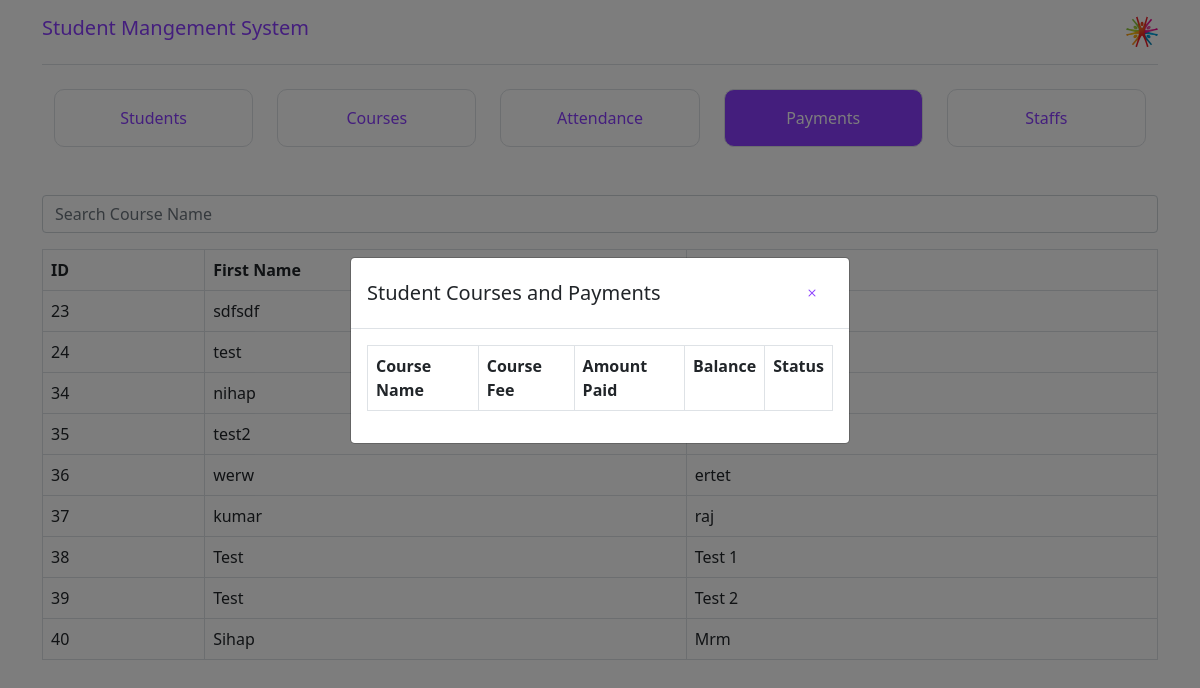
The page /admin/payments.php?student_id=23 (signed in) on the database its author committed.
### tables this page shows
CREATE TABLE `Students` (
  `StudentID` int(11) NOT NULL,
  `FirstName` varchar(50) DEFAULT NULL,
  `LastName` varchar(50) DEFAULT NULL,
  `Email` varchar(100) DEFAULT NULL,
  `Status` varchar(20) DEFAULT NULL,
  `PasswordHash` varchar(255) DEFAULT NULL
);

### admin/payments.php (the view, shortened to what this page needs)
<?php
$server = 'localhost';
$username = 'root';
$password = '';
$dbname = 'sms';
$conn = new mysqli($server, $username, $password, $dbname);
function getStudents($conn) {
    $sql = "SELECT StudentID, FirstName, LastName FROM Students";
    $result = $conn->query($sql);
    return $result->fetch_all(MYSQLI_ASSOC);
}
$students = getStudents($conn);
$selectedStudentID = 0;
if (isset($_GET['student_id'])) {
    $selectedStudentID = $_GET['student_id'];
}
?>
<?php
include('header.php');
?>
<!DOCTYPE html>
<html lang="en">
<head>
</head>
<body>
    <div class="container mt-5">
    <input type="text" id="searchInput" onkeyup="filterTable()" placeholder="Search Course Name" class="form-control mb-3">
  <table border='1' class='table table-bordered ' id='crsTable'>
    <thead>
      <tr >
        <th>ID</th>
        <th>First Name</th>
        <th>Last Name</th>
      </tr>
    </thead>
    <tbody>
      <?php foreach ($students as $student):?>
      <tr onclick="window.location='?student_id=<?php echo $student['StudentID']; ?>'">
        <td><?php echo $student['StudentID'];?></td>
        <td><?php echo $student['FirstName'];?></td>
        <td><?php echo $student['LastName'];?></td>
      </tr>
      <?php endforeach;?>
    </tbody>
  </table>
  </div>
    <?php if ($selectedStudentID > 0): ?>
        <div class="modal fade" id="addCourseModal" tabindex="-1" aria-labelledby="addStudentModalLabel" aria-hidden="true">
    <div class="modal-dialog">
        <div class="modal-content">
            <div class="modal-header">
                <h5 class="modal-title" id="addStudentModalLabel">Student Courses and Payments</h5>
                <button type="button" class="btn rounded" data-bs-dismiss="modal" aria-label="Close" onclick="window.location.href='payments.php'">
                <i class="bi bi-x"></i>
                    </button>
            </div>
            <div class="modal-body">
    <table border="1" class='table table-bordered'>
        <tr>
            <th>Course Name</th>
            <th>Course Fee</th>
            <th>Amount Paid</th>
            <th>Balance</th>
            <th>Status</th>
        </tr>
    </table>        </div>
        </div>
    </div>
</div>
<?php endif; ?>
</body>
</html>

### admin/payments.php (style rules this page uses)
#addCourseModal { display: flex; opacity: 1; height: 100vh; align-items: center; background-color: #00000082; }
i { color: #8b3dff; }

### rows shown on the page
students: StudentID "23", FirstName "sdfsdf"
students: StudentID "24", FirstName "test"
students: StudentID "34", FirstName "nihap"
students: StudentID "35", FirstName "test2"
students: StudentID "36", FirstName "werw", LastName "ertet"
students: StudentID "37", FirstName "kumar", LastName "raj"
students: StudentID "38", FirstName "Test", LastName "Test 1"
students: StudentID "39", FirstName "Test", LastName "Test 2"
students: StudentID "40", FirstName "Sihap", LastName "Mrm"
